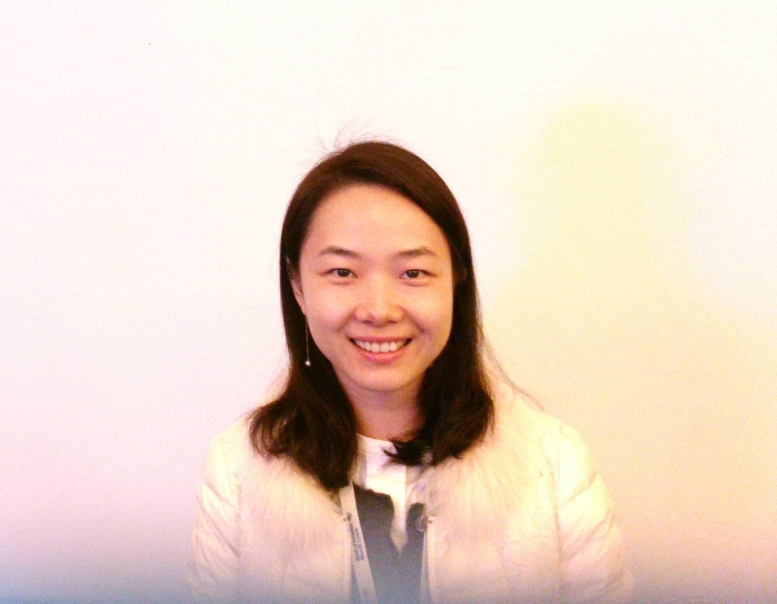
#> input picture faceFeature/img/53.jpg, 1553 x 1207 px (shown at 1/2 size); its folder holds 5 pictures in this run
$ python partitionMethod-2.py   (older library calls are emulated)
#> lines starting #> are read from the running program, lines starting #| are printed output that depends on the picture; after the words box and inside, x2 and y2 are one past the last pixel; in counts of white or black regions, pixels touching at a corner belong together; long printed decimals are rounded
# encoding:utf-8
import cv2
import numpy as np
import math
#检测人脸
def detectFaces(srcImg):
    img = srcImg.copy()
    #print 1
    face_cascade = cv2.CascadeClassifier("data/haarcascades/haarcascade_frontalface_default.xml")
    if img.ndim == 3:
        gray = cv2.cvtColor(img, cv2.COLOR_BGR2GRAY)
    else:
        gray = img
    faces = face_cascade.detectMultiScale(gray, 1.3, 5)#1.3and5  counts to the result of face recognation
    return faces
#在人脸的基础上检测眼睛
# [38 lines left out: function detectEyes, not called in this run]
#肤色检测
def skinModel(srcImg):
    img = srcImg.copy()
    rows, cols, channels = img.shape
    # light compensation
    gamma = 0.95
    for r in range(rows):
        for c in range(cols):
            # get values of blue, green, red
            B = img.item(r, c, 0)
            G = img.item(r, c, 1)
            R = img.item(r, c, 2)
            # gamma correction
            B = int(B ** gamma)
            G = int(G ** gamma)
            R = int(R ** gamma)
            # set values of blue, green, red
            img.itemset((r, c, 0), B)
            img.itemset((r, c, 1), G)
            img.itemset((r, c, 2), R)
            ###############################################################################
    # convert color space from rgb to ycbcr
    imgYcc = cv2.cvtColor(img, cv2.COLOR_BGR2YCR_CB)
    # convert color space from bgr to rgb
    img = cv2.cvtColor(img, cv2.COLOR_BGR2RGB)
    # prepare an empty image space
    imgSkin = np.zeros(img.shape, np.uint8)
    # copy original image
    imgSkin = np.zeros((img.shape[0],img.shape[1]),np.uint8)
    ################################################################################
    # define variables for skin rules
    Wcb = 46.97
    Wcr = 38.76
    WHCb = 14
    WHCr = 10
    WLCb = 23
    WLCr = 20
    Ymin = 16
    Ymax = 235
    Kl = 125
    Kh = 188
    WCb = 0
    WCr = 0
    CbCenter = 0
    CrCenter = 0
    ################################################################################
    for r in range(rows):
        for c in range(cols):
            # non-skin area if skin equals 0, skin area otherwise
            skin = 0
            ########################################################################
            # color space transformation
            # get values from ycbcr color space
            Y = imgYcc.item(r, c, 0)
            Cr = imgYcc.item(r, c, 1)
            Cb = imgYcc.item(r, c, 2)
            if Y < Kl:
                WCr = WLCr + (Y - Ymin) * (Wcr - WLCr) / (Kl - Ymin)
                WCb = WLCb + (Y - Ymin) * (Wcb - WLCb) / (Kl - Ymin)
                CrCenter = 154 - (Kl - Y) * (154 - 144) / (Kl - Ymin)
                CbCenter = 108 + (Kl - Y) * (118 - 108) / (Kl - Ymin)
            elif Y > Kh:
                WCr = WHCr + (Y - Ymax) * (Wcr - WHCr) / (Ymax - Kh)
                WCb = WHCb + (Y - Ymax) * (Wcb - WHCb) / (Ymax - Kh)
                CrCenter = 154 + (Y - Kh) * (154 - 132) / (Ymax - Kh)
                CbCenter = 108 + (Y - Kh) * (118 - 108) / (Ymax - Kh)
            if Y < Kl or Y > Kh:
                Cr = (Cr - CrCenter) * Wcr / WCr + 154
                Cb = (Cb - CbCenter) * Wcb / WCb + 108
                ########################################################################
            # skin color detection
            #if Cb >= 80 and Cb <= 127 and Cr >= 141 and Cr <= 173:
            if Cb >= 80 and Cb <= 127 and Cr >= 141and Cr <= 173:
                skin = 1
                # print 'Skin detected!'
            if 0 == skin:
                imgSkin[r,c] = 0
            else:
                imgSkin[r,c] = 255
                # display original image and skin image
    return imgSkin
#通过漫水填充去除背景
def removeBackground(srcImg):
    img = srcImg.copy()
    sp = img.shape
    mask = np.zeros((img.shape[0]+2,img.shape[1]+2),np.uint8)
    mask1 = np.zeros((img.shape[0]+2,img.shape[1]+2),np.uint8)

    cv2.floodFill(img, mask, (3, 3), (255, 255, 255), (3, 3, 3), (3, 3, 3), 8)

    cv2.floodFill(img,mask1,(sp[1]-3,3),(255, 255, 255), (3, 3, 3), (3, 3, 3), 8)
    #img = myFloodFill(img,mask,(5,5),(3, 3, 3), (3, 3, 3), 8)
    #mask = np.zeros((img.shape[0]+2,img.shape[1]+2),np.uint8)
    #cv2.floodFill(img, mask, (5,img.shape[0]-5), (255, 255, 255), (3, 3, 3), (3, 3, 3), 8)
    cv2.imshow("floodfill", img)
    return img
#通过人脸检测裁剪人脸
def tailorImg(img,faces):
    if len(faces) == 1:
        for i,(x,y,w,h) in enumerate(faces):
            #注意不要越界
            new_x = x - int(w/3) if x - int(w/3)>0 else 0
            new_y = y - int(h/3) if y - int(h/3)>0 else 0
            new_w = w +int(2/3*w) if new_x+w+int(2/3*w)<img.shape[1] else img.shape[1]-new_x
            new_h = h +int(2/3*h) if new_y+h +int(2/3*h)<img.shape[0] else img.shape[0]-new_y
            new_img = img[new_y:new_y+new_h,new_x:new_x+new_w]
            #cv2.imshow("new_img",new_img)
            return new_img
#计算肤色部分的平均亮度
def meanBrightness(imgSKIN,imgYCRBR):
    sp = imgSKIN.shape
    brightness = 0
    count = 0
    for i in range(sp[0]):
        for j in range(sp[1]):
           if imgSKIN[i,j] >100:
               brightness += imgYCRBR[i,j]
               count +=1
    if count !=0:
        return count,brightness/count
    else:
        return count,0

#获取最大的轮廓区域
def getMaxArea(new_skin):
    img,contours, hierarchy = cv2.findContours(new_skin, cv2.RETR_TREE, cv2.CHAIN_APPROX_SIMPLE)
    maxValue = 0
    for i,contour in enumerate(contours):
        if cv2.contourArea(contour)>maxValue:
            maxValue = cv2.contourArea(contour)
    return maxValue
#轮廓完善
def skeletonComplete(imgResult,imgSKIN,imgFace):
    kernel = cv2.getStructuringElement(cv2.MORPH_RECT, (3, 3))
    new_skin = imgSKIN
    new_skin = cv2.medianBlur(new_skin,3)
    new_skin = cv2.erode(new_skin, kernel)
    new_skin = cv2.dilate(new_skin, kernel)
    new_skin = cv2.erode(new_skin, kernel)
    new_skin = cv2.dilate(new_skin, kernel)
    new_skin = RemoveSmallRegion(new_skin,3000,0,1)
    maxth = getMaxArea(new_skin)
    new_skin = RemoveSmallRegion(new_skin,maxth-500,1,1)


    cv2.imshow("new_skin",new_skin)

    #binary, contours, hierarchy = cv2.findContours(new_skin, cv2.RETR_TREE, cv2.CHAIN_APPROX_NONE)
    #cv2.drawContours(binary, contours, -1, (0, 0, 255), 3)
    #cv2.imshow("inver",binary)
    img = cv2.GaussianBlur(new_skin, (3, 3), 0)  # 高斯平滑处理原图像降噪
    canny = cv2.Canny(img, 50, 150)  # apertureSize默认为3
    ret,skeleton = cv2.threshold(canny,100,255,cv2.THRESH_BINARY_INV)
    kernel = cv2.getStructuringElement(cv2.MORPH_RECT, (3, 3))
    skeleton = cv2.erode(skeleton, kernel)
    #skeleton = cv2.erode(skeleton, kernel)
    result = cv2.bitwise_and(skeleton,imgResult)
    cv2.imshow("skeletonComplete",result)
    return result
#去除二值图像边缘的突出部
def delete_jut(src,uthreshold,vthreshold,type):
    threshold = 0
    dst = src.copy()
    sp = src.shape
    height = sp[0]
    width = sp[1]
    k = 0
    mode = (1-type)*255
    modeInver = 255-mode
    for i in range(height-1):
        for j in range(width-1):
            #行消除
            if dst[i,j]== mode and dst[i,j+1] == modeInver:
                if j+uthreshold >= width:
                    for k in range(j+1,width):
                        dst[i,k] = mode
                else:
                    for k in range(j+2,j+uthreshold+1):
                        if dst[i,k] == mode:
                            break
                    if dst[i,k]  == mode:
                        for h in range(j+1,k):
                            dst[i,h] = mode
            #列消除
            if dst[i,j] == mode and dst[i+1,j] == modeInver:
                if i+vthreshold >= height:
                    for k in range(i+1,height):
                        dst[k,j] = mode
                else:
                    for k in range(i+2,i+vthreshold+1):
                        if dst[k,j] == mode:
                            break
                    if dst[k,j] == mode:
                        for h in range(i+1,k):
                            dst[h,j] = mode
    return dst
#对图片进行处理
#去除小区域的
def RemoveSmallRegion(src,AreaLimit,CheckMode,NeiborMode):
    RemoveCount = 0
    # 新建一幅标签图像初始化为0像素点，为了记录每个像素点检验状态的标签，0代表未检查，1代表正在检查, 2代表检查不合格（需要反转颜色），3代表检查合格或不需检查
    # 初始化的图像全部为0，未检查
    PointLabel = np.zeros(src.shape,np.uint8)
    dst = np.zeros(src.shape, np.uint8)
    sp = src.shape
    if(CheckMode == 1):#去除小连通区域的白色点,除去白色的
        print("去除小连通域")
        for i in range(sp[0]):
            for j in range(sp[1]):
                if src[i,j]<10:
                    PointLabel[i,j] = 3#将背景黑色点标记为合格，像素为3
    else: #除去黑色的
        print("去除孔洞")
        for i in range(sp[0]):
            for j in range(sp[1]):
                if src[i,j]>10:
                    PointLabel[i,j] = 3#如果原图是白色区域，标记为合格，像素为3
    NeiborPos = [] #将邻域压进容器
    NeiborPos.append((-1,0))
    NeiborPos.append((1, 0))
    NeiborPos.append((0, -1))
    NeiborPos.append((0, 1))
    if NeiborMode ==1:
        print("Neighbor mode: 8邻域.")
        NeiborPos.append((-1, -1))
        NeiborPos.append((-1, 1))
        NeiborPos.append((1, -1))
        NeiborPos.append((1, 1))
    else:
        print("Neighbor mode: 4邻域.")
    NeihborCount = 4+4*NeiborMode;
    CurrX = 0
    CurrY =0
    for i in range(sp[0]):
        for j in range(sp[1]):
            if PointLabel[i,j] == 0:
                GrowBuffer = []
                GrowBuffer.append((i,j))
                PointLabel[i,j] = 1
                CheckResult = 0
                #在这里说一下，python的for循环有点奇葩，就是范围是静态的，第一次获取到范围值后就不会改变了
                z=0
                while z<len(GrowBuffer):
                    for q in range(NeihborCount):
                        CurrX = GrowBuffer[z][0]+NeiborPos[q][0]
                        CurrY = GrowBuffer[z][1]+NeiborPos[q][1]
                        if CurrX >=0 and CurrX < sp[0] and CurrY >=0 and CurrY<sp[1]:
                            if PointLabel[CurrX,CurrY] == 0:
                                GrowBuffer.append((CurrX,CurrY))
                                PointLabel[CurrX,CurrY] = 1
                    z += 1
                #对整个连通域检查完
                if len(GrowBuffer)>AreaLimit:
                    CheckResult = 2
                else:
                    CheckResult = 1
                    RemoveCount +=1
                for z in range(len(GrowBuffer)):
                    CurrX = GrowBuffer[z][0]
                    CurrY = GrowBuffer[z][1]
                    PointLabel[CurrX,CurrY] += CheckResult
    CheckMode = 255*(1-CheckMode)
    for i in range(sp[0]):
        for j in range(sp[1]):
            if PointLabel[i,j] == 2:
                dst[i,j] = CheckMode
            if PointLabel[i,j] == 3:
                dst[i,j] = src[i,j]

    return dst
#去除指定大小的区域
def RemoveSelectRegion(src,AreaHigh,AreaLow,CheckMode,NeiborMode):
    RemoveCount = 0
    # 新建一幅标签图像初始化为0像素点，为了记录每个像素点检验状态的标签，0代表未检查，1代表正在检查, 2代表检查不合格（需要反转颜色），3代表检查合格或不需检查
    # 初始化的图像全部为0，未检查
    PointLabel = np.zeros(src.shape,np.uint8)
    dst = np.zeros(src.shape, np.uint8)
    sp = src.shape
    if(CheckMode == 1):#去除小连通区域的白色点,除去白色的
        print("去除小连通域")
        for i in range(sp[0]):
            for j in range(sp[1]):
                if src[i,j]<10:
                    PointLabel[i,j] = 3#将背景黑色点标记为合格，像素为3
    else: #除去黑色的
        print("去除孔洞")
        for i in range(sp[0]):
            for j in range(sp[1]):
                if src[i,j]>10:
                    PointLabel[i,j] = 3#如果原图是白色区域，标记为合格，像素为3
    NeiborPos = [] #将邻域压进容器
    NeiborPos.append((-1,0))
    NeiborPos.append((1, 0))
    NeiborPos.append((0, -1))
    NeiborPos.append((0, 1))
    if NeiborMode ==1:
        print("Neighbor mode: 8邻域.")
        NeiborPos.append((-1, -1))
        NeiborPos.append((-1, 1))
        NeiborPos.append((1, -1))
        NeiborPos.append((1, 1))
    else:
        print("Neighbor mode: 4邻域.")
    NeihborCount = 4+4*NeiborMode;
    CurrX = 0
    CurrY =0
    for i in range(sp[0]):
        for j in range(sp[1]):
            if PointLabel[i,j] == 0:
                GrowBuffer = []
                GrowBuffer.append((i,j))
                PointLabel[i,j] = 1
                CheckResult = 0
                #在这里说一下，python的for循环有点奇葩，就是范围是静态的，第一次获取到范围值后就不会改变了
                z=0
                while z<len(GrowBuffer):
                    for q in range(NeihborCount):
                        CurrX = GrowBuffer[z][0]+NeiborPos[q][0]
                        CurrY = GrowBuffer[z][1]+NeiborPos[q][1]
                        if CurrX >=0 and CurrX < sp[0] and CurrY >=0 and CurrY<sp[1]:
                            if PointLabel[CurrX,CurrY] == 0:
                                GrowBuffer.append((CurrX,CurrY))
                                PointLabel[CurrX,CurrY] = 1
                    z += 1
                #对整个连通域检查完
                if len(GrowBuffer)> AreaHigh or len(GrowBuffer) < AreaLow:
                    CheckResult = 2
                else:
                    CheckResult = 1
                    RemoveCount +=1

                for z in range(len(GrowBuffer)):
                    CurrX = GrowBuffer[z][0]
                    CurrY = GrowBuffer[z][1]
                    PointLabel[CurrX,CurrY] += CheckResult
    CheckMode = 255*(1-CheckMode)
    for i in range(sp[0]):
        for j in range(sp[1]):
            if PointLabel[i,j] == 2:
                dst[i,j] = CheckMode
            if PointLabel[i,j] == 3:
                dst[i,j] = src[i,j]

    return dst
#阈值化
def myThreshold(imgYCRBR,imgSkin,skinPoint,thresh):
    sp =  imgYCRBR.shape
    dst = imgYCRBR.copy()
    for i in range(sp[0]):
        for j in range(sp[1]):
            if imgSkin[i,j] >100:
                if imgYCRBR[i,j]>thresh:
                    dst[i,j] = 255
                else:
                    dst[i,j] = 0
    return dst

#计算图片中边缘点的个数
def computeEdgesPoint(img):
    sp = img.shape
    point = 0
    sum =0
    for i in range(sp[0]):
        for j in range(sp[1]):
            if img[i,j]>100:
                point +=1
            sum +=1
    temp = point/sum
    if temp > 0 and temp<=0.05:
        return 8*temp
    elif temp> 0.05 and temp<=0.1:
        return 5*temp
    elif temp>0.1 and temp<=0.2:
        return 2.5*temp
    elif temp>0.3 and temp<=0.4:
        return 1.4*temp
    else:
        return temp
#分区结合边缘检测的方法来进行二值化
def divisionThreshold(imgSKIN,imgFaceYCRBR,imgCanny,imgHair):
    useless,theta = meanBrightness(imgSKIN=imgSKIN, imgYCRBR=imgFaceYCRBR)

    print("平均亮度",theta)
    sp = imgSKIN.shape
    divisionCount = math.floor(sp[1]/10)
    #初始化数组大小
    imgSegment = [None] * divisionCount
    imgSkinSegment = [None] * divisionCount
    for i in range(len(imgSegment)):
        imgSegment[i] = [0] * divisionCount
        imgSkinSegment[i] = [0] * divisionCount

    new_w = math.floor(sp[1]/divisionCount)
    new_h = math.floor(sp[0]/divisionCount)
    dst = imgSKIN.copy()
    dst = dst[0:new_h*divisionCount,0:new_w*divisionCount]
    newSkin = imgSKIN[0:new_h*divisionCount,0:new_w*divisionCount]
    newFace = imgFaceYCRBR[0:new_h*divisionCount,0:new_w*divisionCount]
    newHair = imgHair[0:new_h*divisionCount,0:new_w*divisionCount]
    for i in range(divisionCount):
        for j in range(divisionCount):
            imgSegment[i][j] = imgFaceYCRBR[i*new_h:(i+1)*new_h,j*new_w:(j+1)*new_w]
            imgSkinSegment[i][j] = imgSKIN[i*new_h:(i+1)*new_h,j*new_w:(j+1)*new_w]
            skinPoint,alpha = meanBrightness(imgSKIN=imgSkinSegment[i][j],imgYCRBR=imgSegment[i][j])
            if alpha !=0:
                min_th = min(alpha,theta)
                max_th = max(alpha,theta)
                edges = imgCanny[i*new_h:(i+1)*new_h,j*new_w:(j+1)*new_w]
                #计算在这一小块中边缘点为多少个
                edgesPointPercent = computeEdgesPoint(edges)
                imgSegment[i][j] = myThreshold(imgSegment[i][j],imgSkinSegment[i][j],skinPoint,(1+edgesPointPercent)*gamma*(lamda*max_th+bata*min_th))
    for i in range(divisionCount):
        for j in range(divisionCount):
            dst[i*new_h:(i+1)*new_h,j*new_w:(j+1)*new_w]=imgSegment[i][j]

    #对头发进行一个简单处理
    for i in range(newSkin.shape[0]):
        for j in range(newSkin.shape[1]):
            if newSkin[i, j] > 100:
                if newHair[i,j] == 0 and newFace[i, j] < 20 and i < newSkin.shape[0] / 2:
                    dst[i, j] = 0
    ret,dst = cv2.threshold(dst,100,255,cv2.THRESH_BINARY)
    return dst,newSkin,newFace

#头发处理
def hairProcess(imageSrc):
    img = imageSrc.copy()
    sp = img.shape
    imgRGB = img.copy()
    img = cv2.cvtColor(img,cv2.COLOR_BGR2GRAY)
    x = 0
    y =0
    while img[x,y] >60 :
        y+=2
        x+=2
    mask = np.zeros((imgRGB.shape[0] + 2, img.shape[1] + 2), np.uint8)
    cv2.floodFill(imgRGB,mask,(x+2,y+3),(0,0,0),(3,3,3),(3,3,3),8)
    print("1",x,y)
    x1=0
    y1=img.shape[1]-1
    while img[x1,y1] > 60:
        x1+=2;
        y1-=2;
    mask = np.zeros((imgRGB.shape[0] + 2, img.shape[1] + 2), np.uint8)
    cv2.floodFill(imgRGB, mask, (y1 - 2,x1 + 2),(0, 0, 0),(3,3,3),(3,3,3), 8)
    print("2",x1,y1)
    imghair = cv2.cvtColor(imgRGB,cv2.COLOR_BGR2GRAY);
    return imghair

#总的图片处理过程
def processImg(img):
    kernel = cv2.getStructuringElement(cv2.MORPH_RECT, (3, 3))
    img = cv2.resize(img,(int(img.shape[1]/2) ,int(img.shape[0]/2)),interpolation=cv2.INTER_CUBIC)
    cv2.imshow("img",img)
    #获取到前景图，但是这里因为外层头发比较稀疏，所以可能会被误识别成肤色，所以用形态学操作把这层头发给去掉
    #眼睛和人脸检测
    faces = detectFaces(img)
    if len(faces)<1:
        print("cannot detect the face")
        exit(0)
    #获取到的人物头像前景图
    imgFace = tailorImg(img,faces)
    imgFace = cv2.medianBlur(imgFace,3)

    imgFace = removeBackground(imgFace)

    #获取imgFace的肤色图
    imgFace_Skin = skinModel(imgFace)
    cv2.imshow("skin", imgFace_Skin)
    ####################################################
    #对肤色图进行修剪
    #skinTemp = cv2.erode(imgFace_Skin, kernel)
    imgFace_Skin = cv2.dilate(imgFace_Skin, kernel)
    imgFace_Skin = cv2.dilate(imgFace_Skin, kernel)
    imgFace_Skin = cv2.dilate(imgFace_Skin, kernel)
    imgFace_Skin = cv2.dilate(imgFace_Skin, kernel)
    imgFace_Skin = cv2.dilate(imgFace_Skin, kernel)
    imgFace_Skin = cv2.erode(imgFace_Skin, kernel)
    imgFace_Skin = cv2.erode(imgFace_Skin, kernel)
    #harlan
    imgFace_Skin = RemoveSelectRegion(imgFace_Skin,3000,100,0,1)
    imgHair = hairProcess(imgFace)
    cv2.imshow("skinTemp", imgFace_Skin)
    imgFace_ycrbr = cv2.cvtColor(imgFace,cv2.COLOR_BGR2YCrCb)
    imgFaceY,imgFaceCR,imgFaceCB = cv2.split(imgFace_ycrbr)
    imgFace_Gray = cv2.cvtColor(imgFace,cv2.COLOR_BGR2GRAY)
    #harlan=======================================
    cv2.imshow("imgFace_gray",imgFace_Gray)
    canny = cv2.Canny(imgFace_Gray,40,120)
    cv2.imshow("canny",canny)
    imgFace_thresh,newSkin,newFace = divisionThreshold(imgSKIN=imgFace_Skin,imgFaceYCRBR=imgFaceY,imgCanny=canny,imgHair= imgHair)

    cv2.imshow("face_threshold",imgFace_thresh)
    #轮廓补充
    result = skeletonComplete(imgFace_thresh,imgSKIN=newSkin,imgFace=newFace)
    return result
#整套图片处理
# [13 lines left out: function createResult, not called in this run]
#单个图片处理
def unitTest():
    img = cv2.imread("img/53.jpg",1)
#> img is the input picture: shape (1207, 1553, 3); mean B, G, R 198.5, 212.2, 232
    dst = processImg(img)
#> in detectFaces, `gray = cv2.cvtColor(img, cv2.COLOR_BGR2GRAY)`:
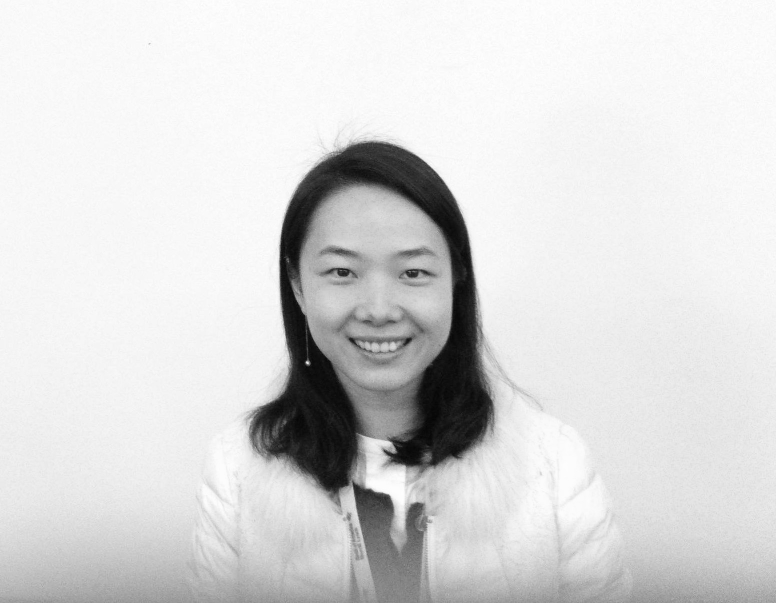
#> gray: shape (603, 776); min 5, max 255, mean 216.6
#> in detectFaces, `faces = face_cascade.detectMultiScale(gray, 1.3, 5)#1.3and5  counts to..`: faces = [[285, 198, 183, 183]]
#> the loop in tailorImg, `for i,(x,y,w,h) in enumerate(faces):` made 1 pass
#> (x, y, w, h, new_x, new_y, new_w, new_h) on pass 1: (285, 198, 183, 183, 224, 137, 305, 305)
#> after the loop in skinModel, `for r in range(rows):`:
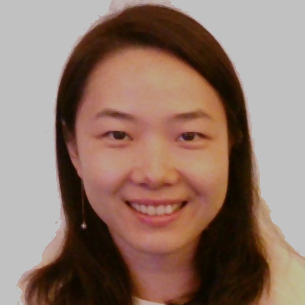
#> img: shape (305, 305, 3); mean of channels 0, 1, 2 106.3, 118.2, 143.8; drawn as B, G, R
#> after the loop in skinModel, `for r in range(rows):`:
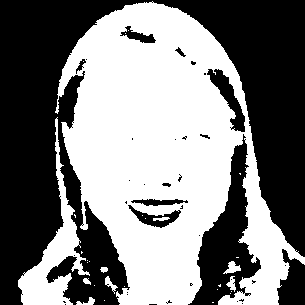
#> imgSkin: shape (305, 305); 49.6% white; 29 white regions (20 under 20 px), largest, box (x1, y1, x2, y2) and area: (55, 1, 305, 305) 42294, (18, 117, 90, 305) 3343, (223, 261, 241, 274) 119
#> in hairProcess, `img = cv2.cvtColor(img,cv2.COLOR_BGR2GRAY)`:
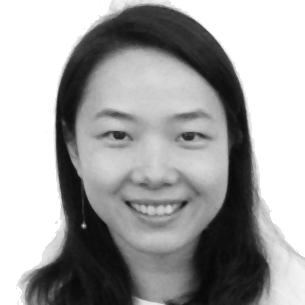
#> img: shape (305, 305); min 7, max 255, mean 162.8
#> the loop in hairProcess, `while img[x,y] >60 :` made 34 passes
#> (y, x) on passes 1 to 8: (2, 2), (4, 4), (6, 6), (8, 8), (10, 10), (12, 12), (14, 14), (16, 16)
#> after the loop in hairProcess, `while img[x,y] >60 :`: x = 68
#> in hairProcess, `cv2.floodFill(imgRGB,mask,(x+2,y+3),(0,0,0),(3,3,3),(3,3,3),8)`:
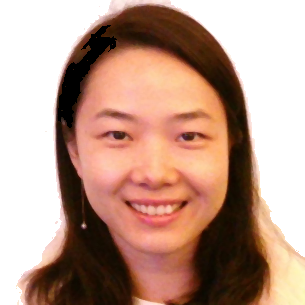
#> imgRGB: shape (305, 305, 3); mean of channels 0, 1, 2 138.6, 153.8, 187.6; drawn as B, G, R
#| 1 68 68
#> the loop in hairProcess, `while img[x1,y1] > 60:` made 36 passes
#> (x1, y1) on passes 1 to 8: (2, 302), (4, 300), (6, 298), (8, 296), (10, 294), (12, 292), (14, 290), (16, 288)
#> after the loop in hairProcess, `while img[x1,y1] > 60:`: x1 = 72; y1 = 232
#| 2 72 232
#> in processImg, `canny = cv2.Canny(imgFace_Gray,40,120)`:
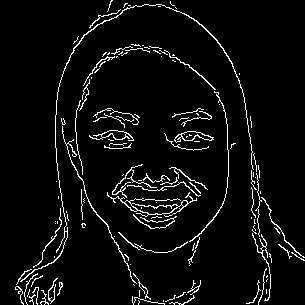
#> canny: shape (305, 305); 5% white in thin lines or dots
#> after the loop in meanBrightness, `for i in range(sp[0]):`: brightness = 7312171; count = 62209
#> in divisionThreshold, `useless,theta = meanBrightness(imgSKIN=imgSKIN, imgYCRBR=imgFaceYCRBR)`: theta = 117.5
#| 平均亮度 117.542
#> the loop in getMaxArea, `for i,contour in enumerate(contours):` made 1 pass
    dst = cv2.medianBlur(dst,3)
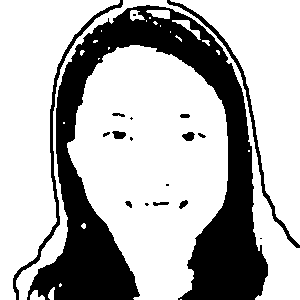
#> dst: shape (300, 300); 70.7% white; 18 black regions (6 under 20 px), largest, box (x1, y1, x2, y2) and area: (27, 5, 268, 300) 23650, (13, 0, 123, 300) 1217, (167, 0, 300, 248) 1078
    dst = RemoveSelectRegion(dst,20,0,0,1)
    dst = delete_jut(dst,1,1,1)
    dst = delete_jut(dst,1,1,0)
    cv2.imshow("result",dst)
    print(dst.shape)
#| (300, 300)
if __name__ == '__main__':
    gamma = 0.560
    lamda = 0.6600
    bata = 0.3400
    unitTest()
    cv2.waitKey(0)
